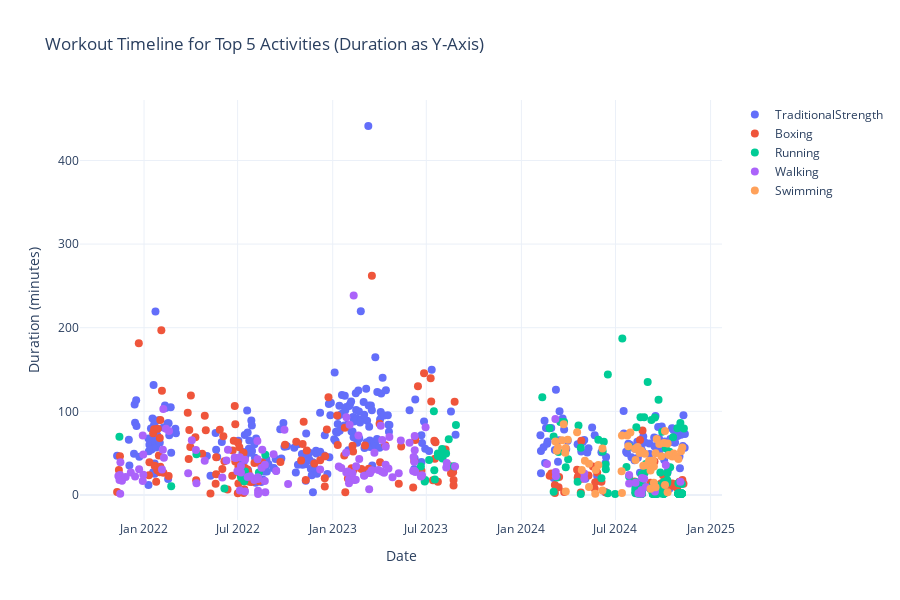

The notebook cell saved with this chart:
### Code cell
import pandas as pd
import plotly.graph_objects as go
import plotly.express as px

# Ensure pandas correctly processes the datetime columns
Workouts2['startDate'] = pd.to_datetime(Workouts2['startDate'], errors='coerce')
Workouts2['duration'] = pd.to_numeric(Workouts2['duration'], errors='coerce')

# Filter for the top 5 activities based on entries
top_activities = Workouts2['cleanedActivityType'].value_counts().head(5).index
filtered_workouts = Workouts2[Workouts2['cleanedActivityType'].isin(top_activities)]

# Create a color palette for the top activities
colors = px.colors.qualitative.Plotly
activity_colors = {activity: colors[i % len(colors)] for i, activity in enumerate(top_activities)}

# Build the timeline
fig = go.Figure()

for activity in top_activities:
    activity_df = filtered_workouts[filtered_workouts['cleanedActivityType'] == activity]
    fig.add_trace(go.Scatter(
        x=activity_df['startDate'],
        y=activity_df['duration'],
        mode='markers',
        marker=dict(color=activity_colors[activity], size=8),
        name=activity
    ))

# Customize layout
fig.update_layout(
    title="Workout Timeline for Top 5 Activities (Duration as Y-Axis)",
    xaxis_title="Date",
    yaxis_title="Duration (minutes)",
    template="plotly_white",
    height=600,
    showlegend=True
)

fig.show()
